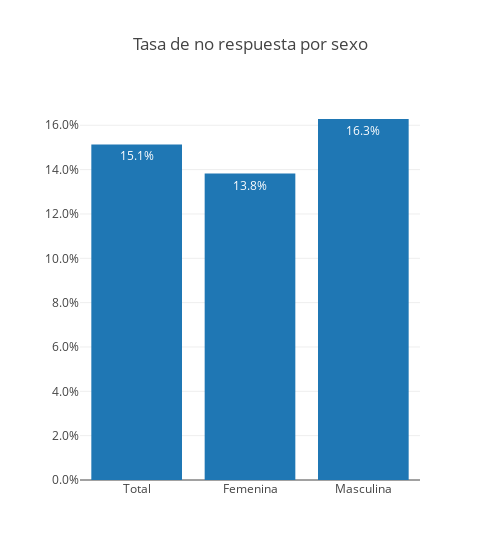

Here is the notebook cell this chart was saved with:
### Code cell
fig = go.Figure()
fig.add_trace(go.Bar(y = [tasa_no_respuesta_total, tasa_no_respuesta_femenina, tasa_no_respuesta_masculina],
                     x = ["Total", "Femenina", "Masculina"], 
                     textposition="inside", texttemplate="%{y}"
                     ))

fig.update_layout(template=None, title_text="Tasa de no respuesta por sexo", width = 500)
fig.update_yaxes(tickformat=".1%")

### Figure 1 — Plotly figure (JSON) as saved in the notebook; plotly's stock layout.template omitted (floating-point values rounded to 4 significant figures)
{"data": [{"textposition": "inside", "texttemplate": "%{y}", "type": "bar", "x": ["Total", "Femenina", "Masculina"], "y": [0.1513, 0.1382, 0.1628]}], "layout": {"title": {"text": "Tasa de no respuesta por sexo"}, "width": 500, "yaxis": {"tickformat": ".1%"}}}
